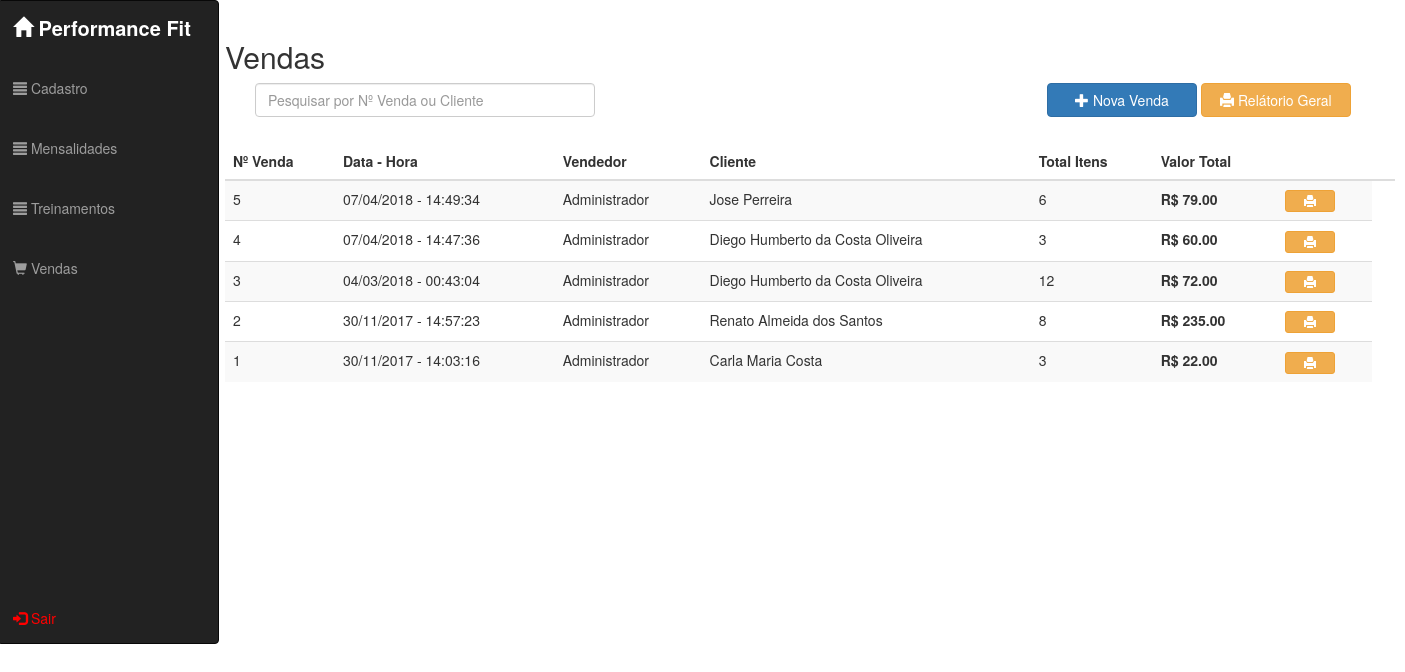
Screenshot of /view.venda (signed in) with the database file from the repository.
### tables this page shows
CREATE TABLE `vendas` (
  `idvendas` int(11) NOT NULL,
  `idalunos_cliente` int(11) NOT NULL,
  `idusuario` int(11) NOT NULL,
  `data_venda` datetime NOT NULL,
  `valor_total` decimal(8,2) NOT NULL,
  `itens_total` int(11) NOT NULL
);

CREATE TABLE `usuario` (
  `idusuario` int(11) NOT NULL,
  `nome_usuario` varchar(100) NOT NULL,
  `senha_usuario` varchar(32) DEFAULT NULL,
  `email_usuario` varchar(45) DEFAULT NULL,
  `perfil_usuario` varchar(45) DEFAULT NULL,
  `idfuncionarios` int(11) NOT NULL
);

CREATE TABLE `alunos_cliente` (
  `idalunos_cliente` int(11) NOT NULL,
  `idendereco_aluno` int(11) NOT NULL,
  `nome_aluno` varchar(100) NOT NULL,
  `cpf_aluno` varchar(14) NOT NULL,
  `rg_aluno` varchar(7) NOT NULL,
  `nome_mae` varchar(100) DEFAULT NULL,
  `nome_pai` varchar(100) DEFAULT NULL,
  `email_aluno` varchar(50) NOT NULL,
  `celular_aluno` varchar(16) DEFAULT NULL,
  `residencial_aluno` varchar(15) DEFAULT NULL,
  `data_nascimento_aluno` date NOT NULL,
  `status_aluno` varchar(50) NOT NULL,
  `obs_aluno` varchar(500) DEFAULT NULL
);

### _app/Conn/Conn.class.php (called while the page is built, shortened)
<?php
class Conn {
    private static $Host = SIS_DB_HOST;
    private static $User = SIS_DB_USER;
    private static $Pass = SIS_DB_PASS;
    private static $Dbsa = SIS_DB_DBSA;
    private static $Connect = null;
    private static function Conectar() {
        try {
            if (self::$Connect == null):
                $dsn = 'mysql:host=' . self::$Host . ';dbname=' . self::$Dbsa;
                $options = [ PDO::MYSQL_ATTR_INIT_COMMAND => 'SET NAMES UTF8'];
                self::$Connect = new PDO($dsn, self::$User, self::$Pass, $options);
                self::$Connect->setAttribute(PDO::ATTR_ERRMODE, PDO::ERRMODE_EXCEPTION);
            endif;
        } catch (PDOException $e) {
            PHPErro($e->getCode(), $e->getMessage(), $e->getFile(), $e->getLine());
            die;
        }
        return self::$Connect;
    }
    public static function getConn() {
        return self::Conectar();
    }
}

### _app/Conn/Read.class.php (called while the page is built, shortened)
<?php
class Read {
    private $Select;
    private $Result;
    private $Read;
    private $Conn;
    public function __construct() {
        $this->Conn = Conn::getConn();
    }
    public function getResult() {
        return $this->Result;
    }
    public function FullRead($Query, $ParseString = null) {
        $this->Select = (string) $Query;
        $this->Execute();
    }
    private function Connect() {
        $this->Read = $this->Conn->prepare($this->Select);
        $this->Read->setFetchMode(PDO::FETCH_ASSOC);
    }
    private function Execute() {
        $this->Connect();
        try {
            $this->Read->execute();
            $this->Result = $this->Read->fetchAll();
        } catch (PDOException $e) {
            $this->Result = null;
            Erro("<b>Erro ao Ler:</b> {$e->getMessage()}", $e->getCode());
        }
    }
}

### Views/view.venda.php (the view, shortened to what this page needs)
<?php
require REQUIRE_PATH . '/menu.php';
?>
<div class="col-md-10 modals">
    <br>
    <h2>Vendas</h2>
    <div class="col-md-12" align="right">
        <form action="" method="POST">
            <div class="form-group col-md-4">
                <input type="text" class="form-control pesquisar pesquisar-venda" placeholder="Pesquisar por Nº Venda ou Cliente">
            </div>
        </form>
        <button type="button" class="btn btn-primary open-modal-create"><i class="glyphicon glyphicon-plus"></i> Nova Venda</button>
        <a class="relatorio-geral" href="http://localhost/academia/Views/view.vendas.relatorio.php" target="_blank"><button type="" class="btn btn-warning"><i class="glyphicon glyphicon-print"></i> Relátorio Geral</button></a>
    </div>
    <div class="container" style="margin-top: 70px;">
        <div class="row venda-lista">
            <table class="table table-striped modal-table">
                <thead>
                    <tr>
                        <th>Nº Venda</th>
                        <th>Data - Hora</th>
                        <th>Vendedor</th>
                        <th>Cliente</th>
                        <th>Total Itens</th>
                        <th>Valor Total</th>
                        <th></th>
                        <th></th>
                    </tr>
                </thead>
                <tbody class="j-result-vendas">
                    <?php
                    $ReadVenda = new Read;
                    $ReadVenda->FullRead("SELECT vendas.idvendas, vendas.data_venda, usuario.nome_usuario, alunos_cliente.nome_aluno, vendas.itens_total, vendas.valor_total "
                            . "FROM vendas "
                            . "INNER JOIN usuario ON vendas.idusuario = usuario.idusuario "
                            . "INNER JOIN alunos_cliente ON vendas.idalunos_cliente = alunos_cliente.idalunos_cliente "
                            . "ORDER BY vendas.idvendas DESC");
                    foreach ($ReadVenda->getResult() as $vendas):
                        extract($vendas);
                        $data_venda = date('d/m/Y - H:i:s', strtotime($data_venda));
                        echo "<tr id={$idvendas}>"
                        . "<td>{$idvendas}</td>"
                        . "<td>{$data_venda}</td>"
                        . "<td>{$nome_usuario}</td>"
                        . "<td>{$nome_aluno}</td>"
                        . "<td>{$itens_total}</td>"
                        . "<td><b>R$ {$valor_total}</b></td>"
                        . "<td>"
                        . "<a href='http://localhost/academia/Views/view.venda.comprovante.php?idvendas={$idvendas}' target='_blank'><button class='btn btn-warning btn-xs open-imprimir'><i class='glyphicon glyphicon-print'></i></button></a>"
                        . "</td>"
                        . "</tr>";
                    endforeach;
                    ?>
                </tbody>
            </table>
        </div>
    </div>
</div>

### Views/css/style.css (style rules this page uses)
.btn-warning { width: 150px; }
.btn-primary { width: 150px; }
.open-imprimir { width: 50px; }
.modals { margin-left: 210px; }

### rows the page displays
vendas: idvendas "5", data_venda "07/04/2018 - 14:49:34", idusuario.nome_usuario "Administrador", idalunos_cliente.nome_aluno "Jose Perreira", itens_total "6", valor_total "79.00"
vendas: idvendas "4", data_venda "07/04/2018 - 14:47:36", idusuario.nome_usuario "Administrador", idalunos_cliente.nome_aluno "Diego Humberto da Costa Oliveira", itens_total "3", valor_total "60.00"
vendas: idvendas "3", data_venda "04/03/2018 - 00:43:04", idusuario.nome_usuario "Administrador", idalunos_cliente.nome_aluno "Diego Humberto da Costa Oliveira", itens_total "12", valor_total "72.00"
vendas: idvendas "2", data_venda "30/11/2017 - 14:57:23", idusuario.nome_usuario "Administrador", idalunos_cliente.nome_aluno "Renato Almeida dos Santos", itens_total "8", valor_total "235.00"
vendas: idvendas "1", data_venda "30/11/2017 - 14:03:16", idusuario.nome_usuario "Administrador", idalunos_cliente.nome_aluno "Carla Maria Costa", itens_total "3", valor_total "22.00"
